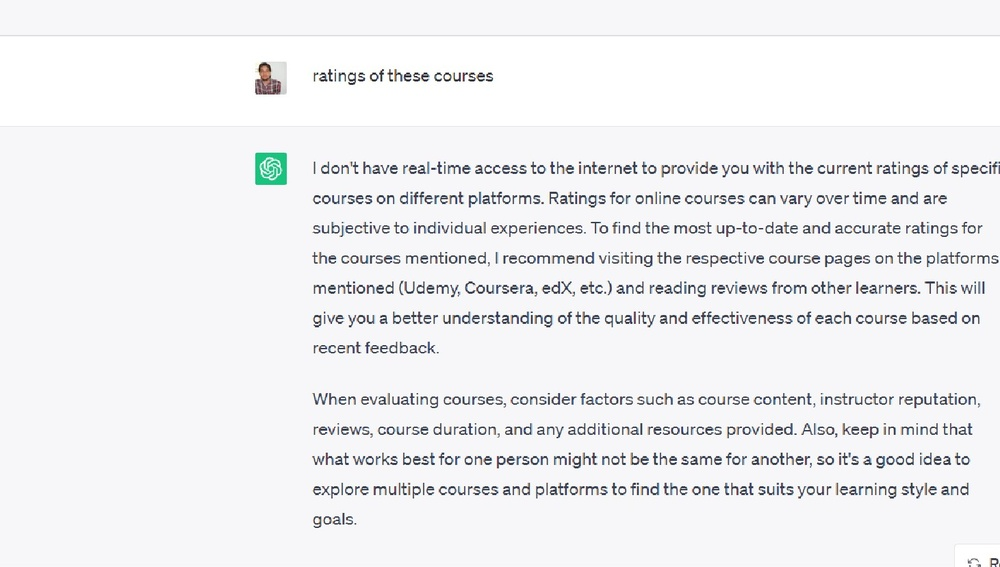
#> input picture text_extraction_image/image1.jpg, 1000 x 567 px, shrunk from 1461 x 828 before the run
$ python -i image_to_text.py   (imports and definitions only)
#> lines starting #> are read from the running program, lines starting #| are printed output that depends on the picture
#> further down, picture is the input picture: PIL image 1000x567 RGB; mean R, G, B 239.3, 239.6, 241.6
"""
Extract text from images using Optical Character Recognition (OCR).

This module provides utilities to perform OCR on image files using Tesseract,
extracting text content with support for multiple languages and preprocessing.

Features:
- Extract text from JPEG, PNG, BMP, and other image formats
- Support for multiple languages
- Image preprocessing (grayscale, contrast adjustment)
- Batch processing of multiple images
- Configurable Tesseract path for different systems
- Error handling and validation
- Logging support

Usage:
    python image_to_text.py --image photo.jpg
    python image_to_text.py --directory ./images/ --output results.txt
"""

import os
import sys
import logging
from pathlib import Path
from typing import Optional, Dict

try:
    import pytesseract
    from PIL import Image
except ImportError as e:
    raise ImportError(
        f"Required packages not installed: {str(e)}\n"
        "Install with: pip install pytesseract pillow"
    )


# Configure logging
# [3 lines not run here, left out]
logger = logging.getLogger(__name__)


# Platform-specific Tesseract configuration
if sys.platform == "win32":
    # Windows path - modify if installed elsewhere
    TESSERACT_PATH = r"C:\Program Files\Tesseract-OCR\tesseract.exe"
    if os.path.exists(TESSERACT_PATH):
        pytesseract.pytesseract.tesseract_cmd = TESSERACT_PATH


# [44 lines left out: function extract_text_from_image, not called in this run]


def _preprocess_image(image: "Image.Image") -> "Image.Image":
    """
    Apply preprocessing to improve OCR accuracy.

    Args:
        image: PIL Image object

    Returns:
        Image.Image: Preprocessed image
    """
    from PIL import ImageEnhance, ImageFilter

    # Convert to grayscale
    if image.mode != "L":
        image = image.convert("L")

    # Increase contrast
    enhancer = ImageEnhance.Contrast(image)
    image = enhancer.enhance(2)
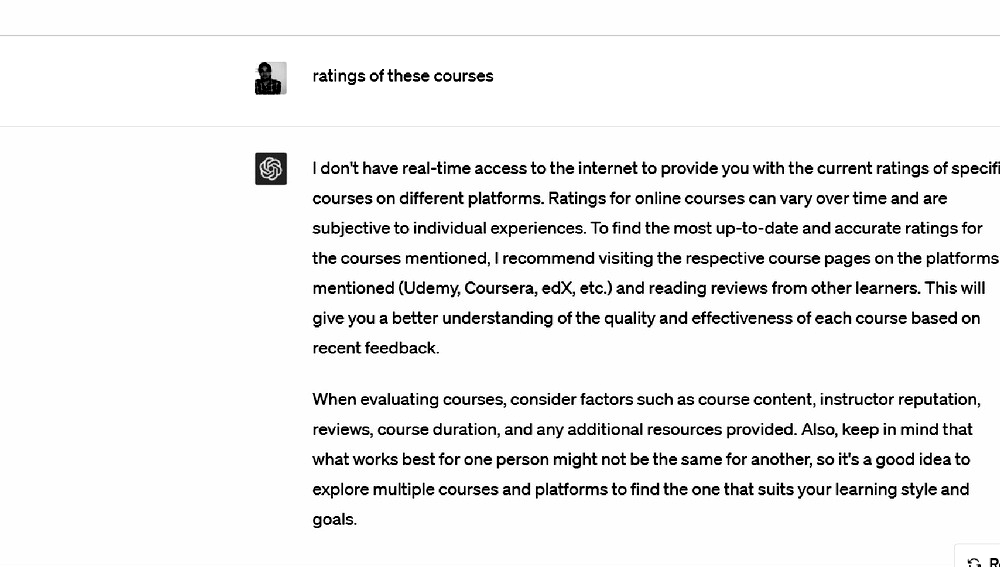
#> image: PIL image 1000x567 L; min 0, max 255, mean 239.2

    # Apply sharpness
    sharpness_enhancer = ImageEnhance.Sharpness(image)
    image = sharpness_enhancer.enhance(2)

    # Apply slight blur to remove noise
    image = image.filter(ImageFilter.MedianFilter())
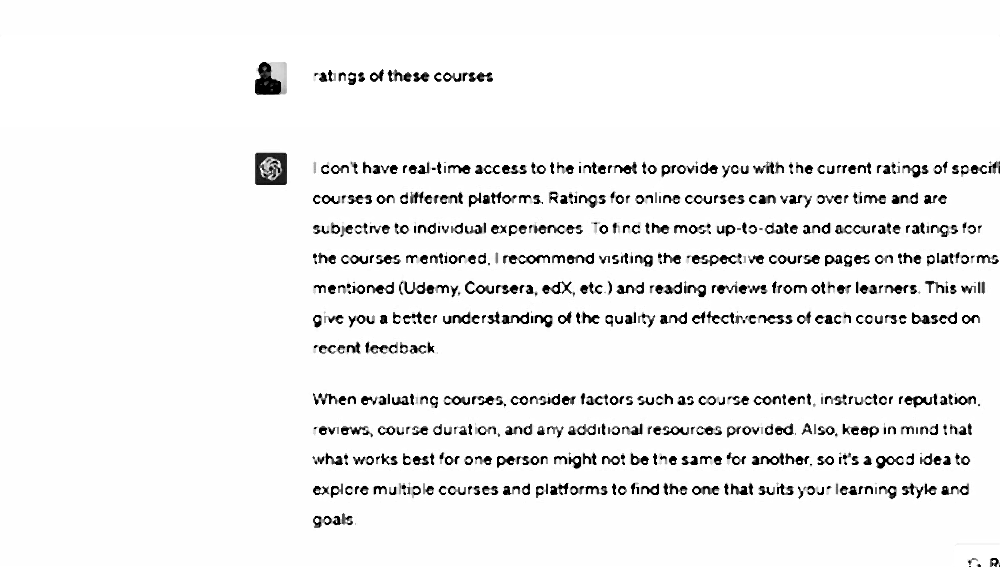
#> image: PIL image 1000x567 L; min 0, max 255, mean 240.8

    return image


# [91 lines left out: functions extract_text_from_directory, _save_results, not called in this run]


# [55 lines not run here, left out]

>>> from PIL import Image
>>> picture = Image.open('image1.jpg')
>>> result = _preprocess_image(picture)
